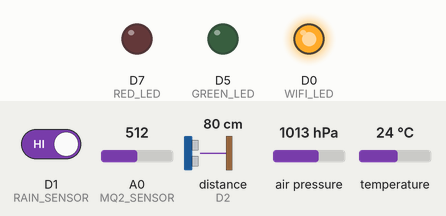
Bench run of a sketch on a simulated ESP8266 (NodeMCU). On the bench: output pins drawn as LEDs (lit = HIGH). Wiring (inferred from the names in the program): ultrasonic range finder: trigger D3; echo D2. The test bench sets the inputs (shaded band); at power-on: A0 (MQ2_SENSOR) = 512, D1 (RAIN_SENSOR) HIGH, distance to the obstacle (sensor on D2) 80 cm, air pressure 1013 hPa, temperature 24 °C. The echo pulse lasts 58.3 µs per cm; WiFi joins after 1.5 s; servers stay silent unless stated; pins used as bus, display or sensor lines are not drawn; what the sketch prints to the serial monitor is not drawn.

Above: at 2.2 s.
2.3 s: A0 (MQ2_SENSOR) set to 531
At 2.8 s:
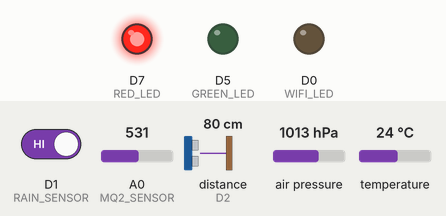
3.8 s: A0 (MQ2_SENSOR) set to 306
At 5.5 s:
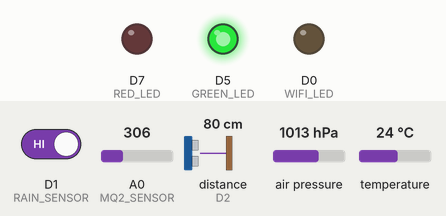
5.8 s: A0 (MQ2_SENSOR) set to 716
At 7.0 s:
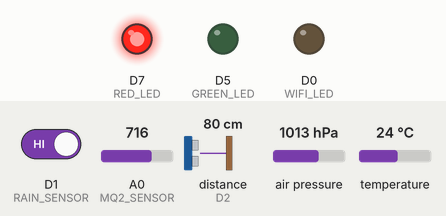
7.8 s: A0 (MQ2_SENSOR) set to 40
At 9.7 s:
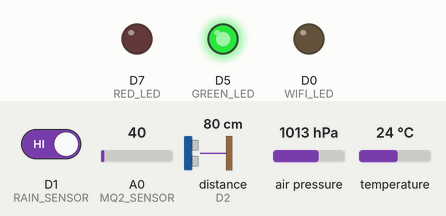
Timing chart, 0 to 10.9 s (numbered marks = the images above; inputs shaded):
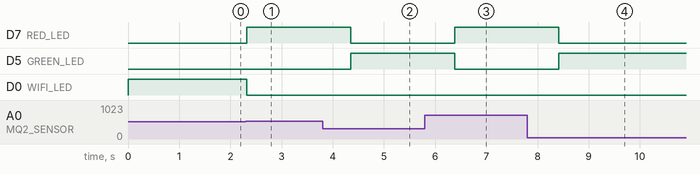

The sketch:

Gas_rain_bmp_SONAR.ino
```cpp
/**********************************************************************************
 *  TITLE: MQ2 Gas Leakage & Rain Detector with Blynk IoT using NodeMCU ESP8266
 *  Click on the following links to learn more.
 *  YouTube Video:
 *  Related Blog : https://iotcircuithub.com/mq2-gas-sensor-rain-detection-blynk-notification
 *  by Tech StudyCell
 *  Preferences--> Aditional boards Manager URLs :
 *  https://dl.espressif.com/dl/package_esp32_index.json, http://arduino.esp8266.com/stable/package_esp8266com_index.json
 *
 *  Download Board ESP8266 NodeMCU : https://github.com/esp8266/Arduino
 *
 *  Download the libraries
 *  Blynk 1.0.1 Library:  https://github.com/blynkkk/blynk-library
 **********************************************************************************/

/* Fill-in your Template ID (only if using Blynk.Cloud) */
#define BLYNK_TEMPLATE_ID "TMPLeXlMitUT"
#define BLYNK_DEVICE_NAME "Rain and Gas"
#define BLYNK_AUTH_TOKEN "lEXq6LLFAD2ARb_SB2K8uPRYXh2aCaho"

// Your WiFi Credentials.
// Set password to "" for open networks.
char ssid[] = "Stop Pinching";
char pass[] = "roomkey8";

// define the GPIO connected with Sensors & LEDs
#define MQ2_SENSOR    A0 //A0
#define RAIN_SENSOR   5  //D1
#define GREEN_LED     14 //D5
#define RED_LED       13 //D7
#define WIFI_LED      16 //D0
#define TRIGGERPIN D3
#define ECHOPIN    D2
#define I2C_SCL D4
#define I2C_SDA D6


#define BLYNK_PRINT Serial
#include <ESP8266WiFi.h>
#include <BlynkSimpleEsp8266.h>
#include <Wire.h>
#include <Adafruit_BMP085.h>
#include <Adafruit_Sensor.h>
Adafruit_BMP085 bmp;

float dst,bt,bp,ba;
char dstmp[20],btmp[20],bprs[20],balt[20];
bool bmp085_present=true;

int MQ2_SENSOR_Value = 0;
int RAIN_SENSOR_Value = 0;
bool isconnected = false;
char auth[] = BLYNK_AUTH_TOKEN;

#define VPIN_BUTTON_1    V1
#define VPIN_BUTTON_2    V2

long tankDepth = 11;

BlynkTimer timer;

void checkBlynkStatus() { // called every 2 seconds by SimpleTimer
  getSensorData();
  isconnected = Blynk.connected();
  if (isconnected == true) {
    digitalWrite(WIFI_LED, LOW);
    sendSensorData();
    //Serial.println("Blynk Connected");
  }
  else{
    digitalWrite(WIFI_LED, HIGH);
    Serial.println("Blynk Not Connected");
  }
}

void getSensorData()
{
  MQ2_SENSOR_Value = map(analogRead(MQ2_SENSOR), 0, 1024, 0, 100);
  RAIN_SENSOR_Value = digitalRead(RAIN_SENSOR);
  if (MQ2_SENSOR_Value > 50 ){
    digitalWrite(GREEN_LED, LOW);
    digitalWrite(RED_LED, HIGH);
  }
  else if (RAIN_SENSOR_Value == 0 ){
    digitalWrite(GREEN_LED, LOW);
    digitalWrite(RED_LED, HIGH);
  }
  else{
    digitalWrite(GREEN_LED, HIGH);
    digitalWrite(RED_LED, LOW);
  }

}

void sendSensorData()
{
  Blynk.virtualWrite(VPIN_BUTTON_1, MQ2_SENSOR_Value);
  if (MQ2_SENSOR_Value > 50 )
  {
    Blynk.logEvent("gas", "Gas Detected!");
  }
  if (RAIN_SENSOR_Value == 0 )
  {
    Blynk.logEvent("rain", "Water Detected!");
    Blynk.virtualWrite(VPIN_BUTTON_2, "Water Detected!");
  }
  else if (RAIN_SENSOR_Value == 1 )
  {
    Blynk.virtualWrite(VPIN_BUTTON_2, "No Water Detected.");
  }
    if (!bmp.begin())
  {
        Serial.println("Could not find a valid BMP085 sensor, check wiring!");
        while (1) {}
        }

//float h = dht.readHumidity();
//float t = dht.readTemperature();


  //if (isnan(h) || isnan(t))
  //{
  //Serial.println("Failed to read from DHT sensor!");
  //return;
  //}

//double gamma = log(h/100) + ((17.62*t) / (243.5+t));
//double dp = 243.5*gamma / (17.62-gamma);

  float bp =  bmp.readPressure()/100;
  float ba =  bmp.readAltitude();
  float bt =  bmp.readTemperature();
  float dst = bmp.readSealevelPressure()/100;

//Blynk.virtualWrite(V5 , h);
//Blynk.virtualWrite(V6 , t);
Blynk.virtualWrite(V5, bp);
Blynk.virtualWrite(V4, ba);
Blynk.virtualWrite(V3, bt);
Blynk.virtualWrite(V6, dst);
//Blynk.virtualWrite(V14, dp);
Serial.print("Pressure: ");
Serial.print(bp);
Serial.print("Temperature: ");
Serial.print(bt);
Serial.print("Altitude: ");
Serial.print(ba);
Serial.print("Sea: ");
Serial.print(dst);
}

void setup()
{
  Serial.begin(9600);

  pinMode(TRIGGERPIN, OUTPUT);
  pinMode(ECHOPIN, INPUT);
  pinMode(MQ2_SENSOR, INPUT);
  pinMode(RAIN_SENSOR, INPUT);
  pinMode(GREEN_LED, OUTPUT);
  pinMode(RED_LED, OUTPUT);
  pinMode(WIFI_LED, OUTPUT);

  digitalWrite(GREEN_LED, LOW);
  digitalWrite(RED_LED, LOW);
  digitalWrite(WIFI_LED, HIGH);

  WiFi.begin(ssid, pass);
  Wire.begin(I2C_SDA, I2C_SCL);
  timer.setInterval(2000L, checkBlynkStatus); // check if Blynk server is connected every 2 seconds
  Blynk.config(auth);
  delay(1000);
}

void loop()
{
  long duration, distance;
  digitalWrite(TRIGGERPIN, LOW);
  delayMicroseconds(2);

  digitalWrite(TRIGGERPIN, HIGH);
  delayMicroseconds(10);

  digitalWrite(TRIGGERPIN, LOW);
  duration = pulseIn(ECHOPIN, HIGH);
  distance = (duration/2) / 29.1;
  Serial.print(distance);
  Serial.println("Cm");
  double level = tankDepth - distance;
  if (level > 0) {
    long percentage = ((level / tankDepth)) * 100;
    Blynk.virtualWrite(V0, percentage);
  }
  else Blynk.virtualWrite(V0, 0);

  Blynk.run();
  timer.run();
  delay(500);
}
```

Measured:
- the behaviour switches between 517 and 518 on A0 (MQ2_SENSOR) (found by bisection; images 0 and 1)
- after the input at 2.3 s, D7 (RED_LED): LOW → HIGH at once; D5 (GREEN_LED): stays LOW (without the input it goes to HIGH after 0.02 s)
- after the input at 3.8 s, D7 (RED_LED): HIGH → LOW after 0.55 s; D5 (GREEN_LED): LOW → HIGH after 0.55 s
- after the input at 5.8 s, D7 (RED_LED): LOW → HIGH after 0.58 s; D5 (GREEN_LED): HIGH → LOW after 0.58 s
- after the input at 7.8 s, D7 (RED_LED): HIGH → LOW after 0.61 s; D5 (GREEN_LED): LOW → HIGH after 0.61 s
